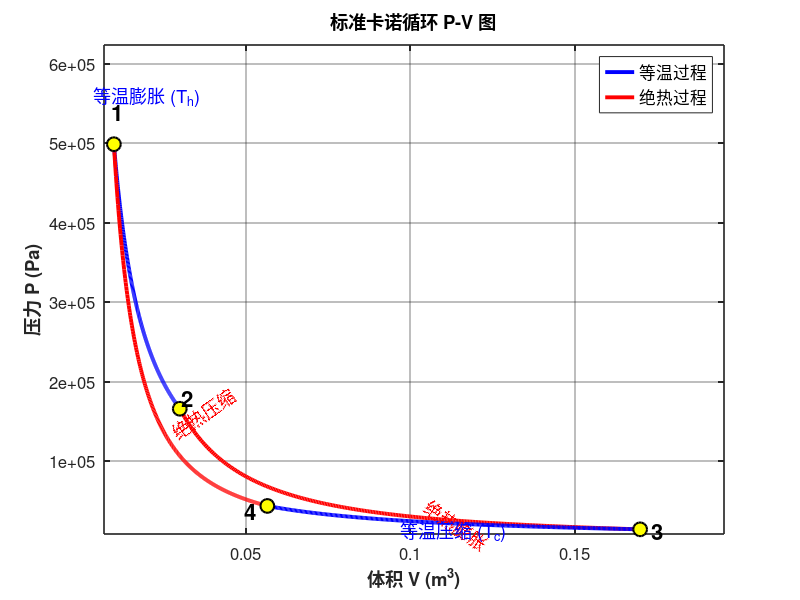
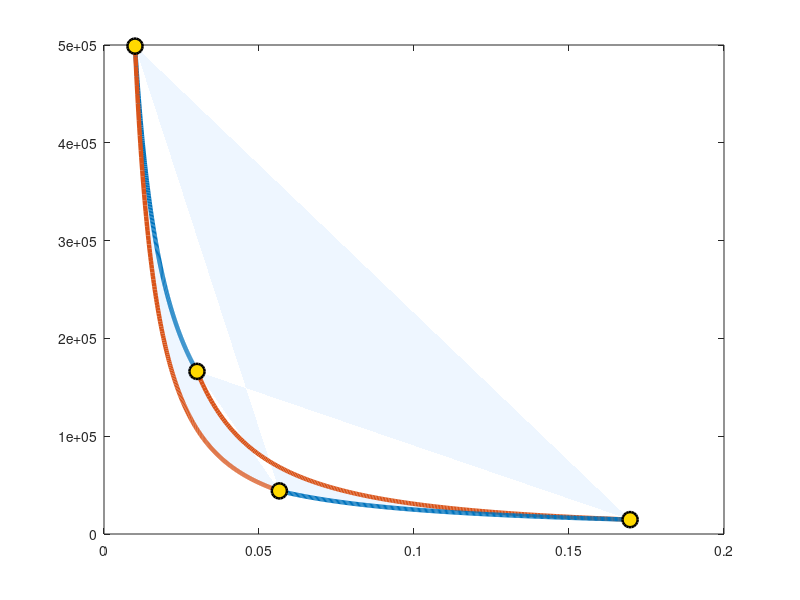

MATLAB code for these plots, in order: (Note: this script raises an error after producing the figures.)
%% 标准卡诺循环 P-V 图（清晰美观版）
clear; clc; close all;

% ===================== 参数设置 =====================
Th = 600;          % 高温热源温度 (K)
Tc = 300;          % 低温热源温度 (K)
R  = 8.314;        % 气体常数
n  = 1;            % 物质的量 (mol)
V1 = 0.01;         % 状态1体积 (m³)
V2 = 0.03;         % 状态2体积 (m³) —— 等温膨胀终点
gamma = 1.4;       % 绝热指数

% 计算其余状态点体积
% 绝热过程：TV^{γ-1} = const
V3 = V2 * (Th/Tc)^(1/(gamma-1));   % 状态3
V4 = V1 * (Th/Tc)^(1/(gamma-1));   % 状态4

% 计算各过程压力
P1 = n*R*Th / V1;
P2 = n*R*Th / V2;
P3 = n*R*Tc / V3;
P4 = n*R*Tc / V4;

% ===================== 生成曲线数据 =====================
N = 300;   % 曲线点数，越大越平滑

% 1→2 等温膨胀 (T=Th)
V12 = linspace(V1, V2, N);
P12 = n*R*Th ./ V12;

% 2→3 绝热膨胀
V23 = linspace(V2, V3, N);
P23 = P2 * (V2 ./ V23).^gamma;

% 3→4 等温压缩 (T=Tc)
V34 = linspace(V3, V4, N);
P34 = n*R*Tc ./ V34;

% 4→1 绝热压缩
V41 = linspace(V4, V1, N);
P41 = P4 * (V4 ./ V41).^gamma;

% ===================== 图1：经典清晰版 =====================
figure('Color','w','Position',[100 100 900 700]);
hold on; box on; grid on;

plot(V12, P12, 'b-', 'LineWidth', 2.8);
plot(V23, P23, 'r-', 'LineWidth', 2.8);
plot(V34, P34, 'b-', 'LineWidth', 2.8);
plot(V41, P41, 'r-', 'LineWidth', 2.8);

% 关键状态点
plot([V1 V2 V3 V4], [P1 P2 P3 P4], 'ko', ...
    'MarkerFaceColor','y', 'MarkerSize',10, 'LineWidth',1.5);

% 文字标注
text(V1*0.92, P1*1.08, '1', 'FontSize',16, 'FontWeight','bold');
text(V2*1.02, P2*1.08, '2', 'FontSize',16, 'FontWeight','bold');
text(V3*1.02, P3*0.85, '3', 'FontSize',16, 'FontWeight','bold');
text(V4*0.88, P4*0.85, '4', 'FontSize',16, 'FontWeight','bold');

% 过程说明
text(mean(V12), max(P12)*1.12, '等温膨胀 (T_h)', ...
    'FontSize',13, 'Color','b', 'HorizontalAlignment','center');
text(mean(V23)*1.05, mean(P23), '绝热膨胀', ...
    'FontSize',13, 'Color','r', 'Rotation',-35);
text(mean(V34), min(P34)*0.82, '等温压缩 (T_c)', ...
    'FontSize',13, 'Color','b', 'HorizontalAlignment','center');
text(mean(V41)*0.85, mean(P41), '绝热压缩', ...
    'FontSize',13, 'Color','r', 'Rotation',35);

xlabel('体积 V (m^3)', 'FontSize',14, 'FontWeight','bold');
ylabel('压力 P (Pa)', 'FontSize',14, 'FontWeight','bold');
title('标准卡诺循环 P-V 图', 'FontSize',18, 'FontWeight','bold');

xlim([V1*0.7, V3*1.15]);
ylim([min(P34)*0.6, max(P12)*1.25]);
set(gca, 'FontSize',12, 'LineWidth',1.2, 'GridAlpha',0.3);
legend({'等温过程','绝热过程'}, 'Location','northeast', 'FontSize',12);

% ===================== 图2：带箭头与阴影的增强版 =====================
figure('Color','w','Position',[150 80 950 720]);
hold on; box on;

% 填充循环区域（半透明）
fill([V12, fliplr(V23), fliplr(V34), fliplr(V41)], ...
    [P12, fliplr(P23), fliplr(P34), fliplr(P41)], ...
    [0.85 0.92 1], 'EdgeColor','none', 'FaceAlpha',0.45);

% 绘制曲线
h1 = plot(V12, P12, 'Color',[0 0.45 0.74], 'LineWidth',3.2);
h2 = plot(V23, P23, 'Color',[0.85 0.33 0.10], 'LineWidth',3.2);
h3 = plot(V34, P34, 'Color',[0 0.45 0.74], 'LineWidth',3.2);
h4 = plot(V41, P41, 'Color',[0.85 0.33 0.10], 'LineWidth',3.2);

% 关键点
plot([V1 V2 V3 V4], [P1 P2 P3 P4], 'o', ...
    'MarkerSize',11, 'MarkerFaceColor',[1 0.85 0], ...
    'MarkerEdgeColor','k', 'LineWidth',1.8);

% 添加方向箭头
addArrow(V12, P12, 0.55);   % 1→2
addArrow(V23, P23, 0.55);   % 2→3
addArrow(V34, P34, 0.55);   % 3→4
addArrow(V41, P41, 0.55);   % 4→1

% 状态点标注
text(V1, P1, '  1', 'FontSize',15, 'FontWeight','bold', 'VerticalAlignment','bottom');
text(V2, P2, '  2', 'FontSize',15, 'FontWeight','bold', 'VerticalAlignment','bottom');
text(V3, P3, '  3', 'FontSize',15, 'FontWeight','bold', 'VerticalAlignment','top');
text(V4, P4, '  4', 'FontSize',15, 'FontWeight','bold', 'VerticalAlignment','top');

% 温度与过程标注
text(mean(V12), max(P12)*1.13, sprintf('等温膨胀\nT = %d K', Th), ...
    'FontSize',12, 'Color',[0 0.45 0.74], 'HorizontalAlignment','center', 'FontWeight','bold');
text(V3*1.08, mean(P23), sprintf('绝热膨胀'), ...
    'FontSize',12, 'Color',[0.85 0.33 0.10], 'FontWeight','bold', 'Rotation',-40);
text(mean(V34), min(P34)*0.78, sprintf('等温压缩\nT = %d K', Tc), ...
    'FontSize',12, 'Color',[0 0.45 0.74], 'HorizontalAlignment','center', 'FontWeight','bold');
text(V1*0.75, mean(P41), '绝热压缩', ...
    'FontSize',12, 'Color',[0.85 0.33 0.10], 'FontWeight','bold', 'Rotation',40);

xlabel('比体积 / 体积  V', 'FontSize',14, 'FontWeight','bold');
ylabel('压力  P', 'FontSize',14, 'FontWeight','bold');
title({'标准卡诺循环 P-V 图（增强版）'; ...
    '蓝色：等温过程　橙色：绝热过程'}, ...
    'FontSize',16, 'FontWeight','bold');

xlim([V1*0.65, V3*1.2]);
ylim([min(P34)*0.55, max(P12)*1.3]);
set(gca, 'FontSize',12, 'LineWidth',1.3, 'GridAlpha',0.25);
grid on;
legend([h1 h2], {'等温过程 (T=const)', '绝热过程 (Q=0)'}, ...
    'Location','northeast', 'FontSize',12, 'Box','on');

% ===================== 辅助函数：添加箭头 =====================
function addArrow(V, P, pos)
% 在曲线约 pos 位置添加方向箭头
idx = round(pos * length(V));
idx = max(2, min(idx, length(V)-1));
quiver(V(idx), P(idx), V(idx+1)-V(idx), P(idx+1)-P(idx), ...
    0, 'MaxHeadSize',1.2, 'Color','k', 'LineWidth',1.5, ...
    'AutoScale','off');
end
